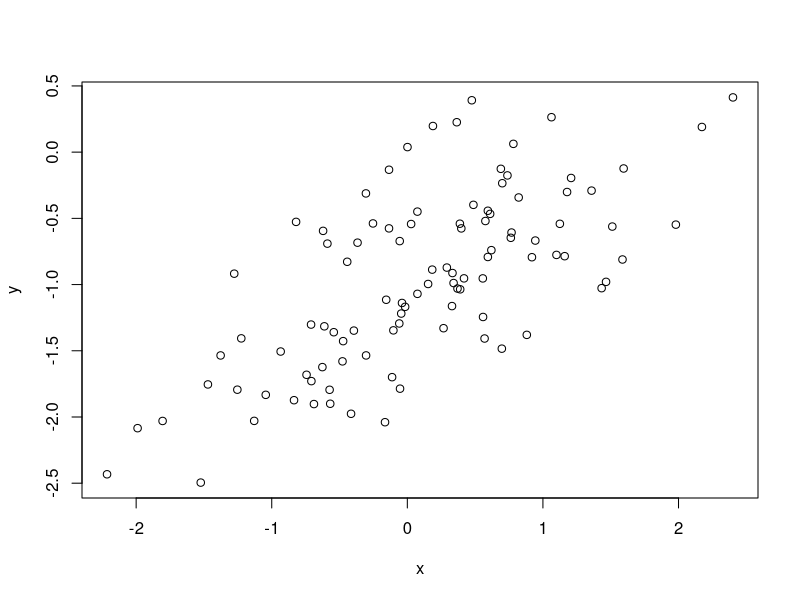
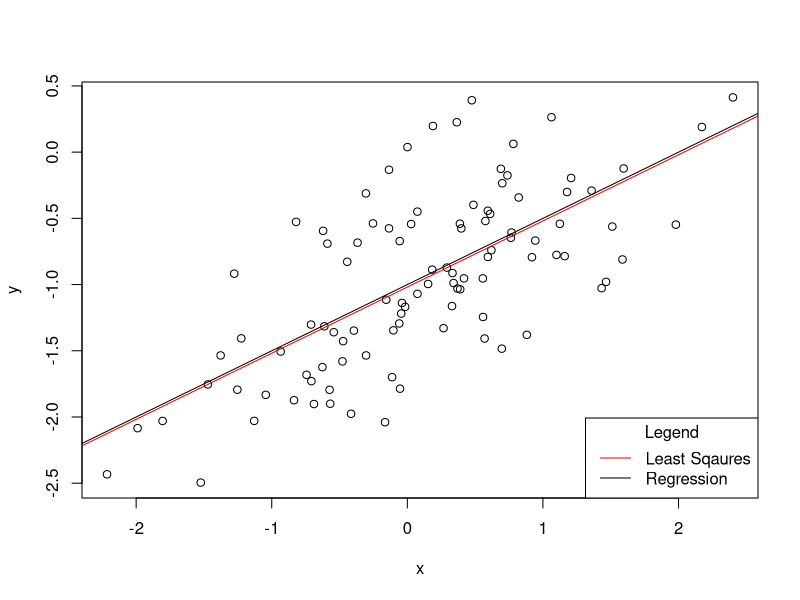
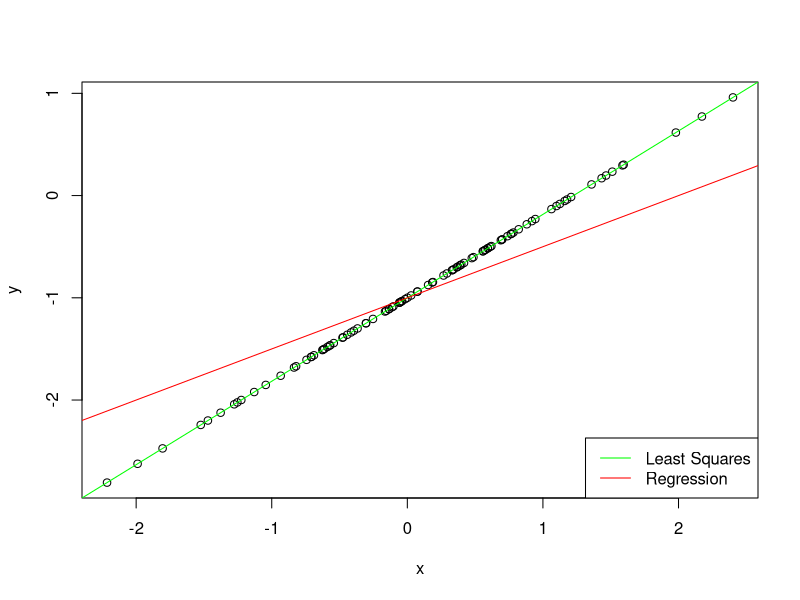
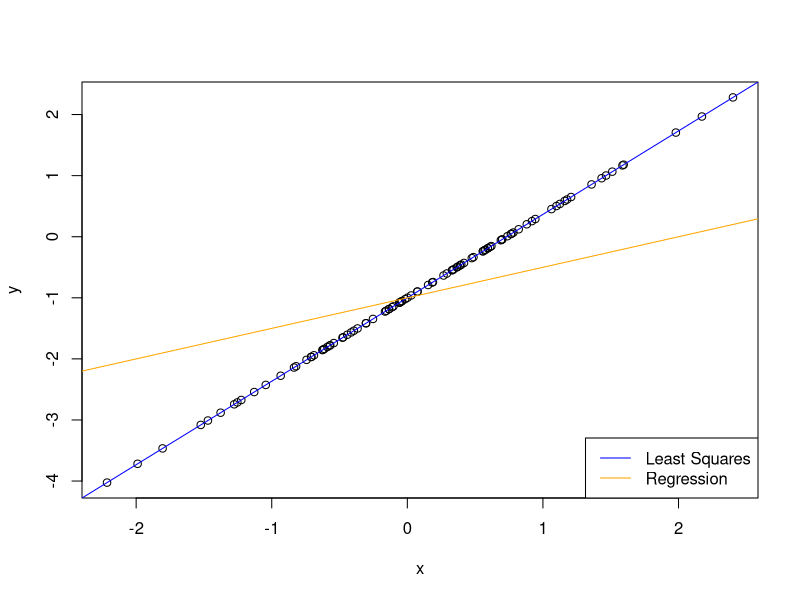

Reproduce these figures in R, in order.
#In this exercise you will create some simulated data and will fit simple linear regression models to it. Make sure to use set.seed(1) prior to starting part (a) to ensure consistent results.
set.seed(1)

#a) Using the rnorm() function, create a vector, x, containing 100 observations drawn from a N(0, 1) distribution. This represents a feature, X.
x <- rnorm(100)

#b) Using the rnorm() function, create a vector, eps, containing 100 observations drawn from a N(0, 0.25) distribution i.e. a normal distribution with mean zero and variance 0.25.
eps <- rnorm(100, mean = 0, sd = sqrt(0.25))

#c) Using x and eps, generate a vector y according to the model Y = −1+0.5X + . What is the length of the vector y? What are the values of β0 and β1 in this linear model?
y <- -1 + 0.5*x + eps
length(y)
#The length of Y is 100. The value of β0 (intercept) is -1 and the value of β1 (slope) is 0.5

#d) Create a scatterplot displaying the relationship between x and y. Comment on what you observe.
plot(x,y)
#The relationship appears faily linear positive.

#e) Fit a least squares linear model to predict y using x. Comment on the model obtained. How do βˆ0 and βˆ1 compare to β0 and β1?
f <- lm(y~x)
summary(f)
#The β^0 is -1.0885 and the β^1 is 0.49947 which are pretty close to the true β0 and β1. The p-value is very low which suggests that there is a relationship. 

#f) Display the least squares line on the scatterplot obtained in (d). Draw the population regression line on the plot, in a different color. Use the legend() command to create an appropriate legend.
plot(x,y)
abline(f, col="red")
abline(-1, 0.5, col="black")
legend("bottomright", c("Least Sqaures", "Regression"), col=c("red", "black"), lty = c(1,1), title = "Legend")

#g) Now fit a polynomial regression model that predicts y using x and x2. Is there evidence that the quadratic term improves the model fit? Explain your answer.
poly <- lm(y~x + I(x^2))
summary(poly)
#The predictor x^2 is not statistically significant as the p-value is 0.164. Therefore there is no evidence that the quadratic term improves the fit. 

#h) Repeat (a)–(f) after modifying the data generation process in such a way that there is less noise in the data. The model (3.39) should remain the same. You can do this by decreasing the variance of the normal distribution used to generate the error term in (b). Describe your results.
set.seed(1)
eps <- rnorm(100, mean = 0, sd = sqrt(0.1))
y <- -1 + 0.5 * x + eps
plot(x,y)
lessnoise <- lm(y~x)
summary(lessnoise)
abline(lessnoise, col = "green")
abline(-1, 0.5, col = "red")
legend("bottomright", c("Least Squares", "Regression"), col = c("green", "red"), lty = c(1,1))
#I chose a variance of 0.1, and when I ran a summary I got an error message that the model is "essentially a perfect fit," warning that the model may be unreliable.
#Both p-values for β^0 and β^1 are essentially zero and the F-statistic is really large. The scatterplot shows that there is absolutely no error in the dataset, so the regression and least squares no longer overlap.

#i) Repeat (a)–(f) after modifying the data generation process in such a way that there is more noise in the data. The model (3.39) should remain the same. You can do this by increasing the variance of the normal distribution used to generate the error term  in (b). Describe your results.
set.seed(1)
eps <- rnorm(100, mean = 0, sd = sqrt(0.75))
y <- -1 + 0.5 * x + eps
plot(x,y)
morenoise <- lm(y~x)
summary(morenoise)
abline(morenoise, col = "blue")
abline(-1, 0.5, col = "orange")
legend("bottomright", c("Least Squares", "Regression"), col = c("blue", "orange"), lty = c(1,1))
#I chose a variance of 0.75 which put a lot more noise in the data. However, β^0 and β^1 remain significant. The F-statistic has come down to 28.63.
#The least squares and regression lines are pretty close to overlapping again. There is a lower R^2 than the normal distribution, however. (0.4779 => 0.226)

#j) What are the confidence intervals for β0 and β1 based on the original data set, the noisier data set, and the less noisy data set? Comment on your results.
confint(f)
confint(lessnoise)
confint(morenoise)
#original dataset
#β0 [-1.115,-0.927] β1 [0.392,0.606]

#less noisy dataset
#β0 [-1.000,--1.000] β1 [0.816,0.816]

#more noisy dataset
#β0 [-1.1993,-0.867] β1 [0.314,0.684]

#With less noise, the confidence interval narrows because there is more predictability in the data, e.g. there is no error from the true form.
